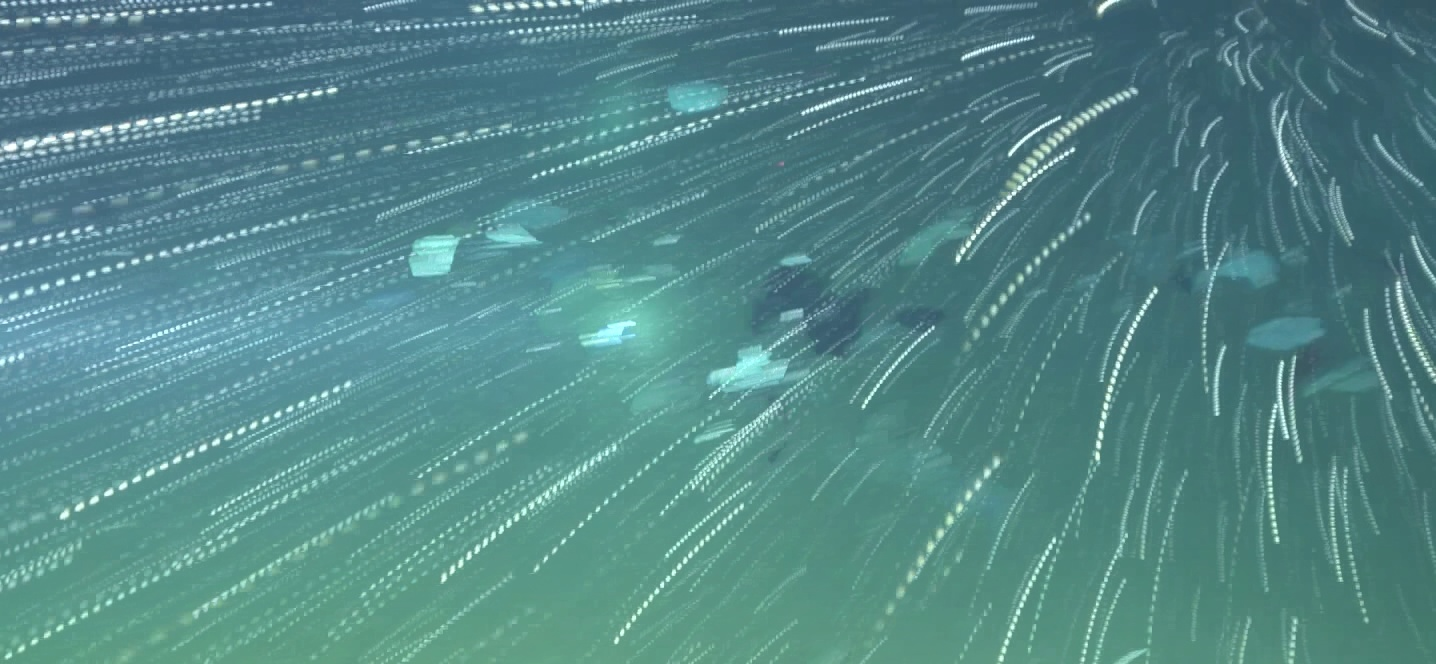
#> input picture test.jpg, 1436 x 664 px, given in place of frame_4.jpg, which was not available
$ python align.py
#> lines starting #> are read from the running program, lines starting #| are printed output that depends on the picture; pictures that were not available may be replaced by others from this repository, and a replacement may not be noted
from __future__ import print_function
import cv2
import numpy as np
from time import time


MAX_FEATURES = 1000
GOOD_MATCH_PERCENT = 0.3


def alignImages(im1, im2):

    # Convert images to grayscale
    im1Gray = cv2.cvtColor(im1, cv2.COLOR_BGR2GRAY)
    im1Gray = cv2.medianBlur(im1Gray, 11)
    kernel = np.array([[0, -1, 0], [-1, 5, -1], [0, -1, 0]], np.float32) #定义一个核
    im1Gray = cv2.filter2D(im1Gray, -1, kernel=kernel)
    im1Gray = cv2.equalizeHist(im1Gray)

    im2Gray = cv2.cvtColor(im2, cv2.COLOR_BGR2GRAY)
    im2Gray = cv2.medianBlur(im2Gray, 11)
    kernel = np.array([[0, -1, 0], [-1, 5, -1], [0, -1, 0]], np.float32) #定义一个核
    im2Gray = cv2.filter2D(im2Gray, -1, kernel=kernel)
    im2Gray = cv2.equalizeHist(im2Gray)

    # Detect ORB features and compute descriptors.
    orb = cv2.ORB_create(MAX_FEATURES)
    keypoints1, descriptors1 = orb.detectAndCompute(im1Gray, None)
    keypoints2, descriptors2 = orb.detectAndCompute(im2Gray, None)

    # Match features.
    matcher = cv2.DescriptorMatcher_create(
        cv2.DESCRIPTOR_MATCHER_BRUTEFORCE_HAMMING)
    matches = matcher.match(descriptors1, descriptors2, None)

    # Sort matches by score
    matches.sort(key=lambda x: x.distance, reverse=False)

    # Remove not so good matches
    numGoodMatches = int(len(matches) * GOOD_MATCH_PERCENT)
    matches = matches[:numGoodMatches]

    # Draw top matches
    imMatches = cv2.drawMatches(
        im1, keypoints1, im2, keypoints2, matches, None)
    cv2.imwrite("matches.jpg", imMatches)

    # Extract location of good matches
    points1 = np.zeros((len(matches), 2), dtype=np.float32)
    points2 = np.zeros((len(matches), 2), dtype=np.float32)

    for i, match in enumerate(matches):
        points1[i, :] = keypoints1[match.queryIdx].pt
        points2[i, :] = keypoints2[match.trainIdx].pt

    # Find homography
    h, mask = cv2.findHomography(points1, points2, cv2.RANSAC)

    # Use homography
    height, width, channels = im2.shape
    im1Reg = cv2.warpPerspective(im1, h, (width, height))

    return im1Reg, h


if __name__ == '__main__':

    # Read reference image
    refFilename = "frames/frame_4.jpg"
    print("Reading reference image : ", refFilename)
    # imReference = cv2.imread(refFilename)[332: ,718:, :]
    imReference = cv2.imread(refFilename)[:, 0:718, :]
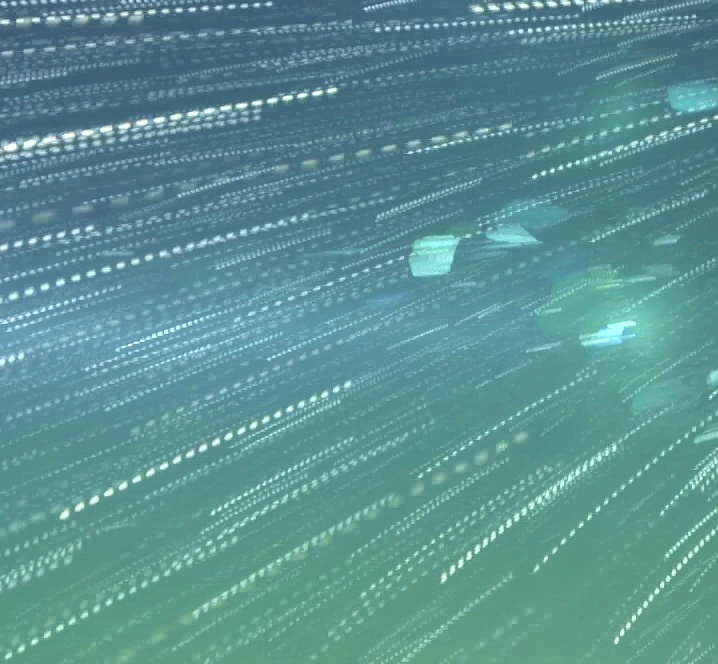
#> imReference: shape (664, 718, 3); mean B, G, R 146.8, 145.6, 91.2

    # Read image to be aligned
    imFilename = "frames/frame_480.jpg"
    print("Reading image to align : ", imFilename)
    im = cv2.imread(imFilename)[:, 0:718, :]
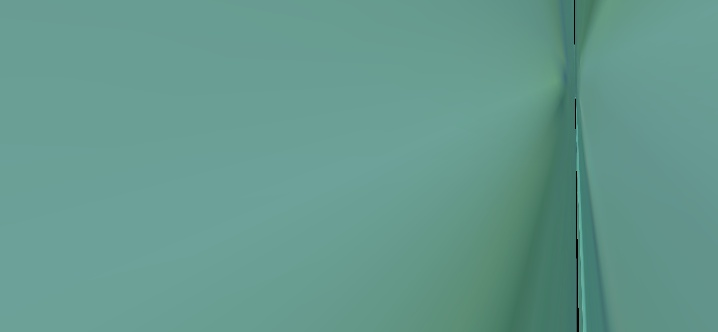
#> input picture aligned.jpg, 718 x 332 px, given in place of frame_480.jpg, which was not available
#> im is the input picture: shape (332, 718, 3); mean B, G, R 141.7, 153.2, 100.7
    # im = cv2.imread(imFilename)[332: ,718:, :]

    print("Aligning images ...")
    # Registered image will be resotred in imReg.
    # The estimated homography will be stored in h.
    imReg, h = alignImages(im, imReference)
#> in alignImages, `im1Gray = cv2.cvtColor(im1, cv2.COLOR_BGR2GRAY)`:
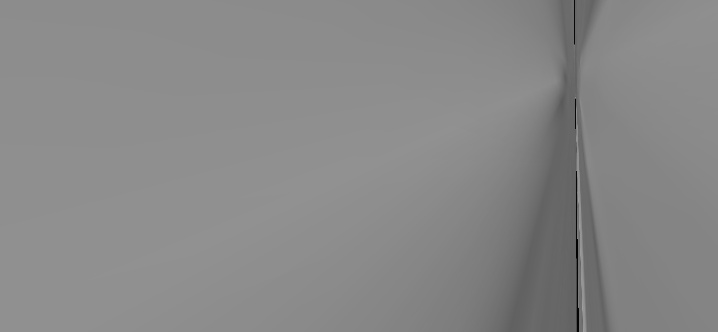
#> im1Gray: shape (332, 718); min 2, max 160, mean 136.1
#> in alignImages, `im1Gray = cv2.equalizeHist(im1Gray)`:
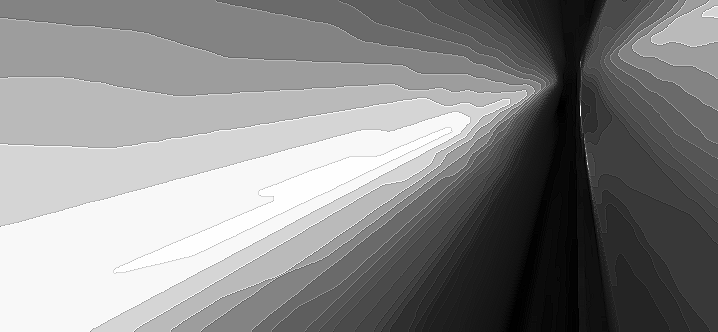
#> im1Gray: shape (332, 718); min 0, max 255, mean 136.8
#> in alignImages, `im2Gray = cv2.cvtColor(im2, cv2.COLOR_BGR2GRAY)`:
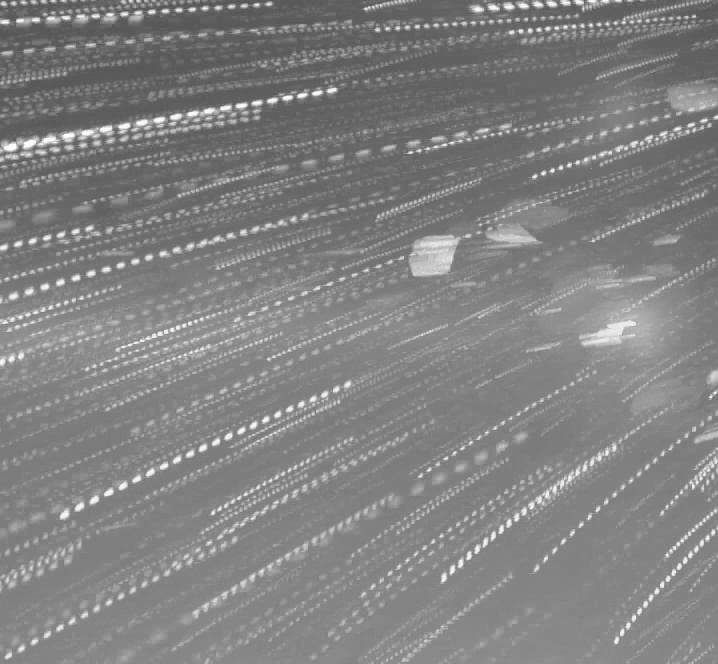
#> im2Gray: shape (664, 718); min 84, max 254, mean 129.5
#> in alignImages, `im2Gray = cv2.medianBlur(im2Gray, 11)`:
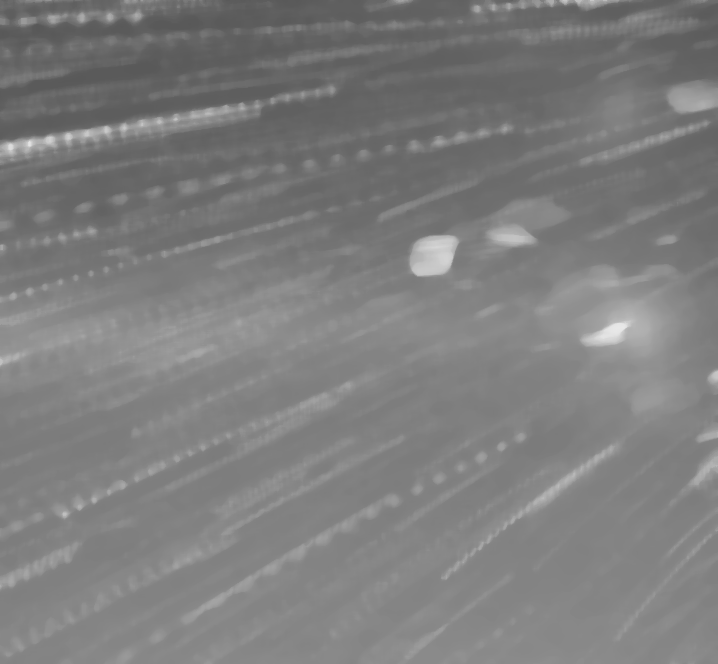
#> im2Gray: shape (664, 718); min 88, max 232, mean 125.5
#> in alignImages, `im2Gray = cv2.equalizeHist(im2Gray)`:
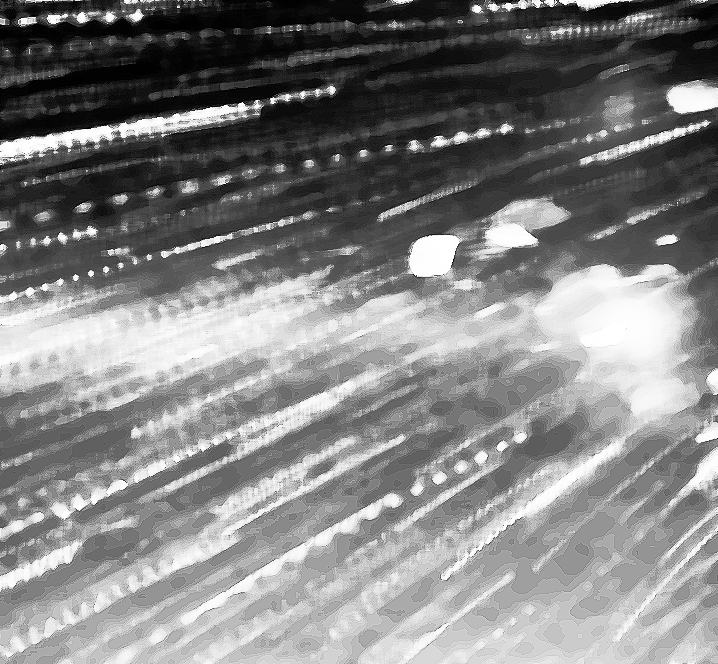
#> im2Gray: shape (664, 718); min 0, max 255, mean 130.3
#> in alignImages, `keypoints1, descriptors1 = orb.detectAndCompute(im1Gray, None)`: keypoints1 = 600 keypoints; strongest (x, y, size): (587, 163, 31), (526, 92, 31), (272, 280, 31), (509, 99, 31)
#> in alignImages, `keypoints2, descriptors2 = orb.detectAndCompute(im2Gray, None)`: keypoints2 = 1000 keypoints; strongest (x, y, size): (241, 103, 31), (272, 98, 31), (257, 100, 31), (91, 271, 31)
#> in alignImages, `matches = matcher.match(descriptors1, descriptors2, None)`: matches = 600 matches
#> (the run stopped early here; a loop or call above may not have finished)
